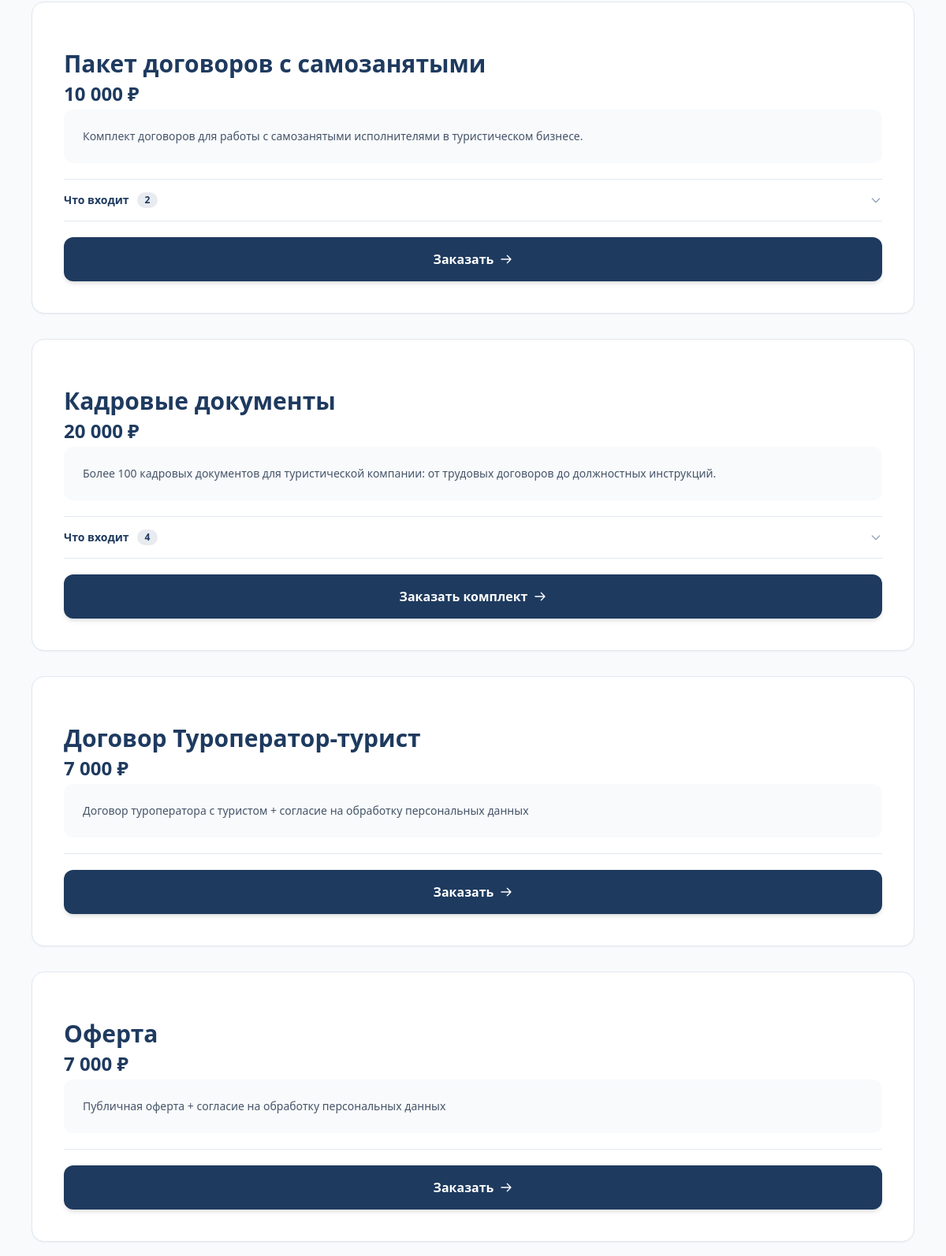
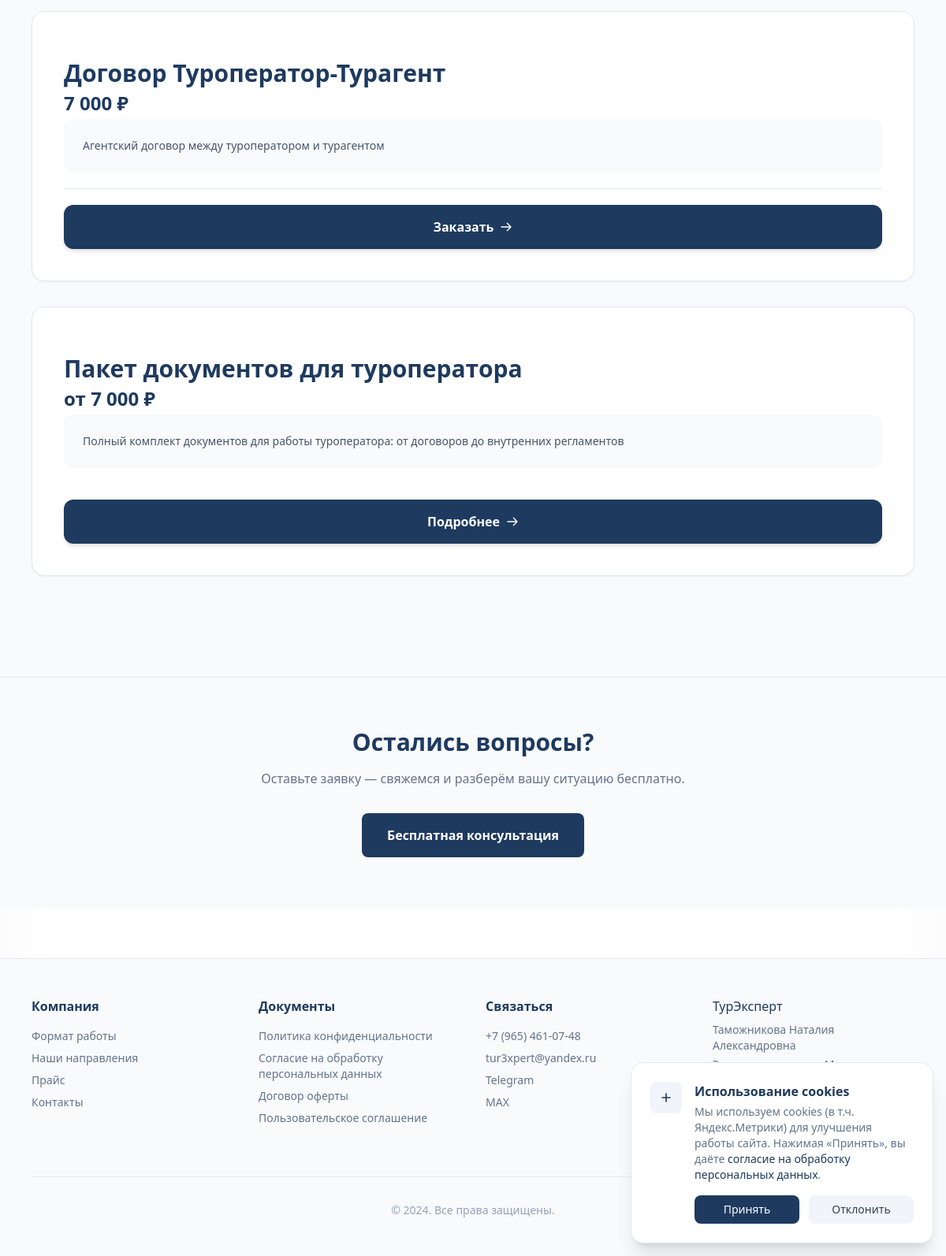
The app's page /dlya/turoperatoram/ (lower part), older data (2 pictures, top to bottom).
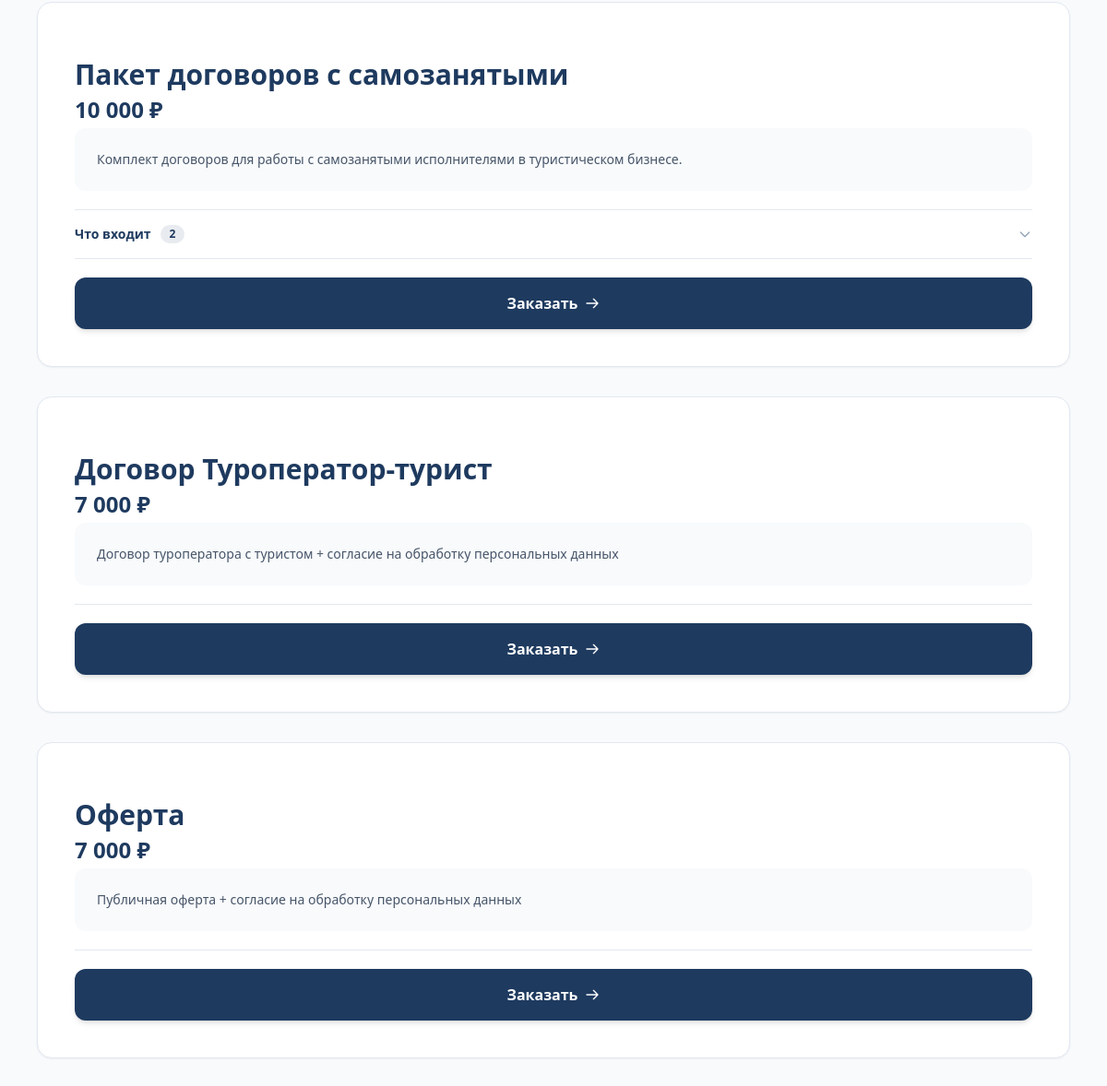
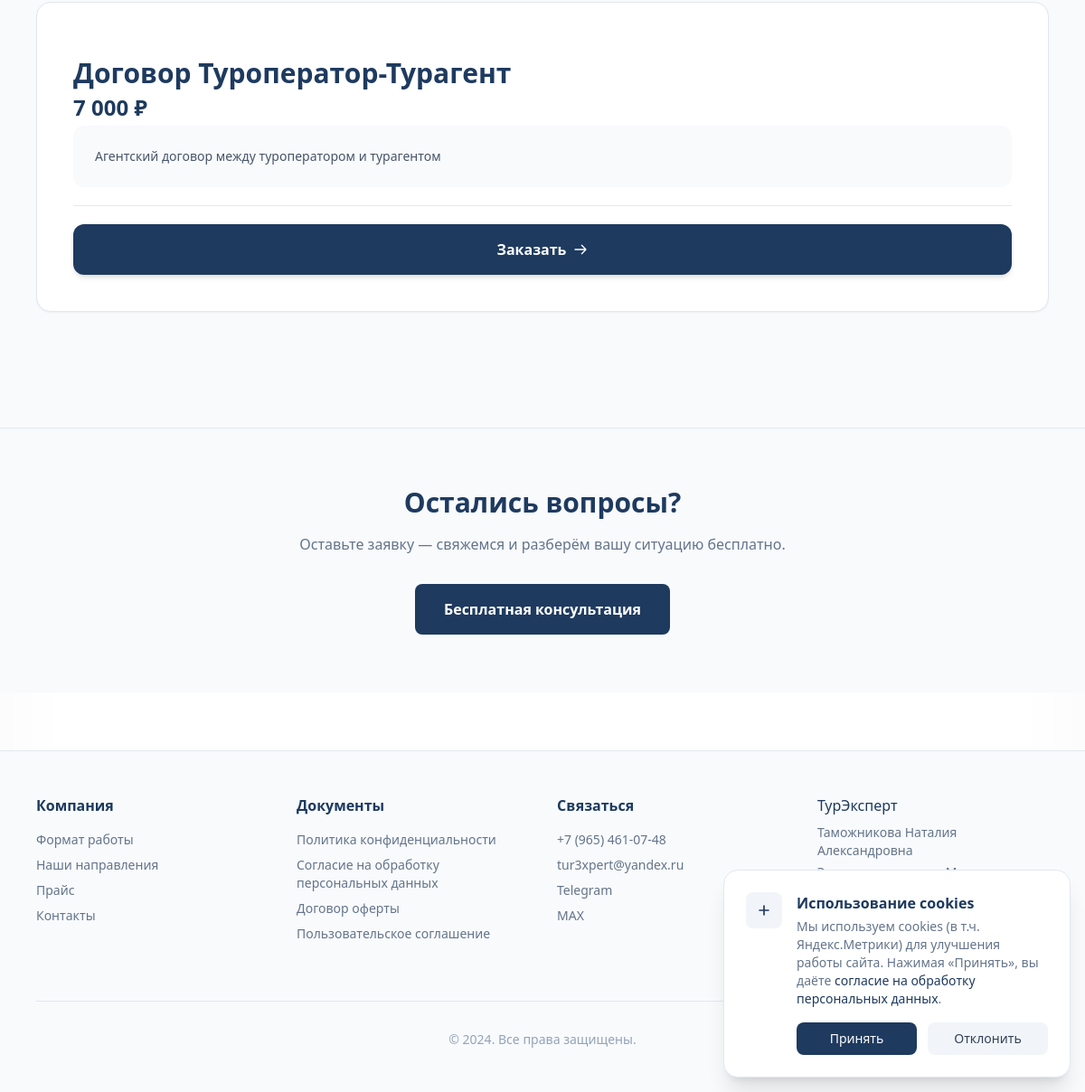
The same page, newer data (2 pictures, top to bottom).
### core/models.py (models this page shows, shortened)
class PriceCard(models.Model):
    CARD_TYPES = (
        ('wide', 'Широкая'),
        ('thin', 'Тонкая'),
    )
    title = models.CharField(max_length=200, verbose_name="Название услуги")
    price_display = models.CharField(max_length=100, verbose_name="Цена (текст)")
    description = models.TextField(blank=True, verbose_name="Описание")
    button_text = models.CharField(max_length=50, default="Заказать", verbose_name="Текст кнопки")
    is_highlighted = models.BooleanField(default=False, verbose_name="Выделенная карточка")
    icon_svg = models.TextField(blank=True, null=True, verbose_name="SVG иконка (код)")
    card_type = models.CharField(max_length=10, choices=CARD_TYPES, default='thin', verbose_name="Тип карточки")
    detail_page = models.ForeignKey(
        InfoPage, on_delete=models.SET_NULL, blank=True, null=True,
        verbose_name="Страница подробнее"
    )
    audience = models.ForeignKey(
        AudiencePage, on_delete=models.SET_NULL, blank=True, null=True,
        verbose_name="Страница аудитории"
    )
    order = models.PositiveIntegerField(default=0, verbose_name="Порядок")
    class Meta:
        verbose_name = "Ценовая карточка"
        verbose_name_plural = "Ценовые карточки"
        ordering = ['order']

### core/views.py (the view)
# urls.py: path('dlya/<slug:slug>/', views.audience_page, name='audience_page'),
def audience_page(request, slug):
    page = get_object_or_404(AudiencePage, slug=slug, is_published=True)
    context = {
        'page': page,
        'wide_cards': PriceCard.objects.filter(card_type='wide', audience=page),
        'thin_cards': PriceCard.objects.filter(card_type='thin', audience=page),
        'info_cards': InfoCard.objects.filter(audience=page),
    }
    return render(request, 'core/audience.html', context)

### core/templates/core/audience.html (shortened to what this page needs)
{% extends 'base.html' %}
{% load static %}
{% block content %}
{% if wide_cards or thin_cards or info_cards %}
<section class="py-20 bg-slate-50 border-t border-slate-200">
    <div class="max-w-6xl mx-auto px-4">
        {% if wide_cards %}
        <div class="grid grid-cols-1 gap-8 mb-12">
            {% for card in wide_cards %}
            {% with items=card.accordion_items.all %}
            <div class="rounded-2xl p-8 md:p-10 shadow-sm hover:shadow-lg transition-all duration-300 flex flex-col {% if card.is_highlighted %}text-white{% else %}text-slate-900 border border-slate-200 bg-white{% endif %}"
                 {% if card.is_highlighted %}style="background:linear-gradient(160deg,#2d5a8a 0%,#1e3a5f 55%,#152c4a 100%);box-shadow:0 26px 60px -26px rgba(30,58,95,.65),inset 0 1px 0 rgba(255,255,255,.07)"{% endif %}>
                <h3 class="text-2xl md:text-3xl font-bold {% if card.is_highlighted %}text-white{% else %}text-[#1e3a5f]{% endif %} mb-1 leading-tight">{{ card.title }}</h3>
                <p class="text-2xl font-bold {% if card.is_highlighted %}text-white{% else %}text-[#1e3a5f]{% endif %} mb-1">{{ card.price_display }}</p>
                {% if card.description %}
                <div class="{% if card.is_highlighted %}bg-white/10{% else %}bg-slate-50{% endif %} rounded-xl p-6 mb-5 text-sm {% if card.is_highlighted %}text-white/80{% else %}text-slate-600{% endif %}">
                    {{ card.description|linebreaks }}
                </div>
                {% else %}
                <div class="mb-5"></div>
                {% endif %}
                {% if card.detail_page %}
                <div class="mt-auto pt-5">
                    <a href="{% url 'info_page' slug=card.detail_page.slug %}" class="w-full inline-flex items-center justify-center gap-2 px-8 py-4 {% if card.is_highlighted %}bg-white text-[#1e3a5f] hover:bg-white/90{% else %}bg-[#1e3a5f] text-white hover:bg-[#2d5a8a]{% endif %} font-bold rounded-xl transition-all duration-200 hover:-translate-y-0.5 shadow-md hover:shadow-lg">
                        Подробнее
                        <svg class="w-4 h-4" fill="none" stroke="currentColor" viewBox="0 0 24 24">
                            <path stroke-linecap="round" stroke-linejoin="round" stroke-width="2" d="M14 5l7 7m0 0l-7 7m7-7H3"/>
                        </svg>
                    </a>
                </div>
                {% else %}
                <hr class="{% if card.is_highlighted %}border-white/15{% else %}border-slate-200{% endif %} mb-0">
                {% if items %}
                <div class="pkg-acc">
                    <button type="button" class="pkg-acc-btn w-full flex items-center justify-between py-4 text-left">
                        <span class="flex items-center gap-2.5 text-sm font-bold {% if card.is_highlighted %}text-white{% else %}text-[#1e3a5f]{% endif %}">
                            Что входит
                            <span class="text-xs font-bold px-2.5 py-0.5 rounded-full {% if card.is_highlighted %}bg-white/15 text-white/90{% else %}bg-[#1e3a5f]/10 text-[#1e3a5f]{% endif %}">{{ items|length }}</span>
                        </span>
                        <svg class="pkg-acc-chev w-4 h-4 flex-shrink-0 {% if card.is_highlighted %}text-white/50{% else %}text-slate-400{% endif %}" fill="none" stroke="currentColor" viewBox="0 0 24 24">
                            <path stroke-linecap="round" stroke-linejoin="round" stroke-width="2" d="M19 9l-7 7-7-7"/>
                        </svg>
                    </button>
                </div>
                <hr class="{% if card.is_highlighted %}border-white/15{% else %}border-slate-200{% endif %} mb-5">
                {% else %}
                <div class="mb-5"></div>
                {% endif %}
                <div class="mt-auto">
                    <a href="#" onclick="openModal(); return false;" class="w-full inline-flex items-center justify-center gap-2 px-8 py-4 {% if card.is_highlighted %}bg-white text-[#1e3a5f] hover:bg-white/90{% else %}bg-[#1e3a5f] text-white hover:bg-[#2d5a8a]{% endif %} font-bold rounded-xl transition-all duration-200 hover:-translate-y-0.5 shadow-md hover:shadow-lg">
                        {{ card.button_text }}
                        <svg class="w-4 h-4" fill="none" stroke="currentColor" viewBox="0 0 24 24">
                            <path stroke-linecap="round" stroke-linejoin="round" stroke-width="2" d="M14 5l7 7m0 0l-7 7m7-7H3"/>
                        </svg>
                    </a>
                </div>
                {% endif %}
            </div>
            {% endwith %}
            {% endfor %}
        </div>
        {% endif %}
    </div>
</section>
{% endif %}
<section class="py-16 bg-slate-50 border-t border-slate-200">
    <div class="max-w-2xl mx-auto px-4 text-center">
        <h2 class="text-2xl md:text-3xl font-bold text-[#1e3a5f] mb-4">Остались вопросы?</h2>
        <p class="text-slate-500 mb-8">Оставьте заявку — свяжемся и разберём вашу ситуацию бесплатно.</p>
        <a href="#" onclick="openModal(); return false;" class="inline-flex items-center justify-center px-8 py-4 bg-[#1e3a5f] hover:bg-[#2d5a8a] text-white font-semibold rounded-lg transition-colors">
            Бесплатная консультация
        </a>
    </div>
</section>
{% endblock %}

### theme/templates/base.html (shortened to what this page needs)
{% load static %}
<!DOCTYPE html>
<html lang="ru">
<head>
    <script src="https://cdn.tailwindcss.com"></script>
</head>
<body class="bg-white text-gray-900 font-sans" style="padding-top: 2px;">
    <main>
        {% block content %}{% endblock %}
    </main>
    <footer class="bg-slate-50 border-t border-slate-200 mt-16">
        <div class="max-w-6xl mx-auto px-4 py-12">
            <div class="grid grid-cols-1 md:grid-cols-4 gap-8">
                <div>
                    <h3 class="font-semibold text-[#1e3a5f] mb-4">Компания</h3>
                    <ul class="space-y-2 text-sm text-slate-500">
                        <li><a href="{% url 'index' %}#services" class="hover:text-[#1e3a5f]">Формат работы</a></li>
                        <li><a href="{% url 'index' %}#services" class="hover:text-[#1e3a5f]">Наши направления</a></li>
                        <li><a href="{% url 'index' %}#services" class="hover:text-[#1e3a5f]">Прайс</a></li>
                        <li><a href="{% url 'contacts' %}" class="hover:text-[#1e3a5f]">Контакты</a></li>
                    </ul>
                </div>
                <div>
                    <h3 class="font-semibold text-[#1e3a5f] mb-4">Документы</h3>
                    <ul class="space-y-2 text-sm text-slate-500">
                        <li><a href="{% url 'privacy' %}" class="hover:text-[#1e3a5f]">Политика конфиденциальности</a></li>
                        <li><a href="{% url 'consent' %}" class="hover:text-[#1e3a5f]">Согласие на обработку персональных данных</a></li>
                        <li><a href="{% url 'offer' %}" class="hover:text-[#1e3a5f]">Договор оферты</a></li>
                        <li><a href="{% url 'terms' %}" class="hover:text-[#1e3a5f]">Пользовательское соглашение</a></li>
                    </ul>
                </div>
                <div>
                    <h3 class="font-semibold text-[#1e3a5f] mb-4">Связаться</h3>
                    <ul class="space-y-2 text-sm text-slate-500">
                        <li><a href="tel:+79654610748" class="hover:text-[#1e3a5f]">+7 (965) 461-07-48</a></li>
                        <li><a href="mailto:tur3xpert@yandex.ru" class="hover:text-[#1e3a5f]">tur3xpert@yandex.ru</a></li>
                        <li><a href="https://t.me/turoperatorvdele" target="_blank" class="hover:text-[#1e3a5f]">Telegram</a></li>
                        <li><a href="https://max.ru/join/pabv8YBdbh1Z3Acy4-qePg_SNtplCE16Dc1KO0jwqsA" target="_blank" class="hover:text-[#1e3a5f]">MAX</a></li>
                    </ul>
                </div>
                <div>
                    <p class="font-medium text-[#1e3a5f] mb-2">ТурЭксперт</p>
                    <p class="text-sm text-slate-500 mb-1">Таможникова Наталия Александровна</p>
                    <p class="text-sm text-slate-500 mb-1">Эксперт по туризму, Медиатор</p>
                    <p class="text-sm text-slate-500 mb-1">Член РСТ, Практик-туроператор</p>
                    <p class="text-sm text-slate-500 mb-4">ИНН: 344222194534</p>
                    <p class="text-sm text-slate-500 mb-4">ОГРНИП: 326237500307248</p>
                </div>
            </div>
            <div class="border-t border-slate-200 mt-8 pt-8 text-center text-sm text-slate-400">
                <p>© 2024. Все права защищены.</p>
            </div>
        </div>
    </footer>
    <div id="cookie-banner" class="fixed bottom-4 left-4 right-4 md:left-auto md:right-4 md:w-96 bg-white border border-slate-200 rounded-2xl p-6 shadow-xl z-50 hidden">
        <div class="flex items-start gap-4">
            <div class="w-10 h-10 bg-slate-100 rounded-lg flex items-center justify-center flex-shrink-0">
                <svg class="w-5 h-5 text-[#1e3a5f]" fill="none" stroke="currentColor" viewBox="0 0 24 24">
                    <path stroke-linecap="round" stroke-linejoin="round" stroke-width="2" d="M12 6v6m0 0v6m0-6h6m-6 0H6"/>
                </svg>
            </div>
            <div class="flex-1">
                <h3 class="text-[#1e3a5f] font-semibold mb-1">Использование cookies</h3>
                <p class="text-slate-500 text-sm mb-4">Мы используем cookies (в т.ч. Яндекс.Метрики) для улучшения работы сайта. Нажимая «Принять», вы даёте <a href="{% url 'consent' %}" class="text-[#1e3a5f] hover:underline">согласие на обработку персональных данных</a>.</p>
                <div class="flex gap-3">
                    <button id="cookie-accept" class="flex-1 px-4 py-2 bg-[#1e3a5f] hover:bg-[#2d5a8a] text-white text-sm font-medium rounded-lg transition-colors">
                        Принять
                    </button>
                    <button id="cookie-decline" class="flex-1 px-4 py-2 bg-slate-100 hover:bg-slate-200 text-slate-700 text-sm font-medium rounded-lg transition-colors">
                        Отклонить
                    </button>
                </div>
            </div>
        </div>
    </div>
</body>
</html>

### theme/templates/base.html (style rules this page uses)
html { scroll-behavior: smooth; scroll-padding-top: 80px; }
* { -webkit-font-smoothing: antialiased; -moz-osx-font-smoothing: grayscale; }
body { box-shadow: inset 0 0 100px rgba(0,0,0,0.03); }
.rounded-xl { border-radius: 13px; }
.rounded-2xl { border-radius: 17px; }
.rounded-lg { border-radius: 7px; }

### core/templates/core/audience.html (style rules this page uses)
.pkg-acc-chev { transition:transform .3s cubic-bezier(.4,0,.2,1); }

Row changes from the older to the newer data that the page shows:
no longer on this page (row edited): PriceCard: title "Кадровые документы", price_display "20 000 ₽", description "Более 100 кадровых документов для туристической компании: от трудовых договоров до должностных инструкций.", is_highlighted False (drawn), accordion_items.all|length "4", button_text "Заказать комплект"
removed PriceCard: title "Пакет документов для туроператора", price_display "от 7 000 ₽", description "Полный комплект документов для работы туроператора: от договоров до внутренних регламентов", shows "Подробнее"
